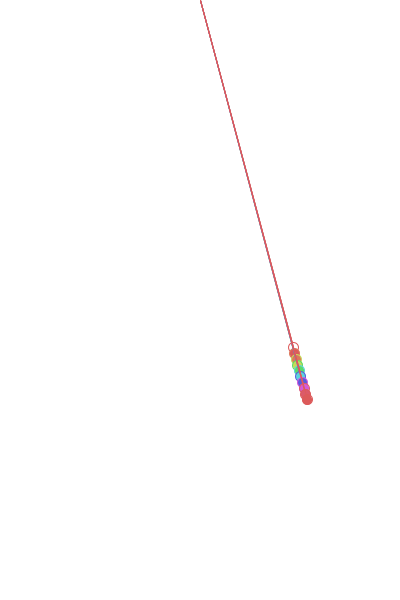
Frame 1 (no input)
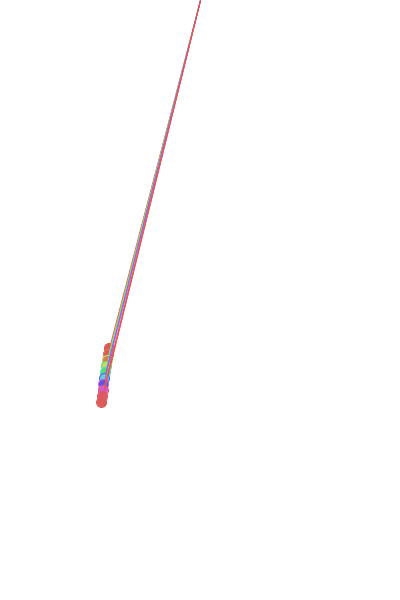
Frame 60 (the mouse pressed at the canvas centre just before this capture)
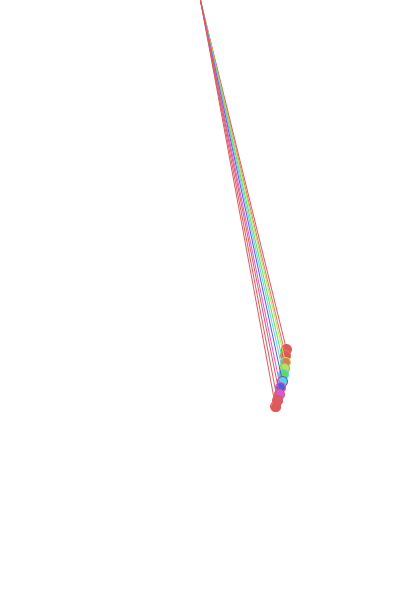
Frame 120 (the mouse held since frame 60 and released just before this capture)

The Processing sketch that drew these frames (run headless with seeded random() and noise(); from frame 60 on, the mouse is pressed at the canvas centre):

// Processing sketch: PendulumWaves
// ── PendulumWaves.pde
int N = 10;

float g = 9.8066;
float thetaMax = PI/12;
float phase = 0.0;

float t = 0;
float dt = 0.3;

void pendulum (float l, float H, float S, float B) {
  
  float theta = thetaMax * cos(sqrt(g/l) * t + phase);
  float x = l * sin(theta);
  float y = l * cos(theta);
  stroke(H, S, B);
  line(0, 0, x, y);
  circle(x, y, 10);
  fill(H, S, B);
}

void setup() {
  size(400, 600);
  scale(7);
  frameRate(120);
}

void draw() {
  translate(width/2, 0);
  background(255);
  colorMode(HSB);
  
  for (int i = 1; i < N + 1 ; i++) {
    pendulum(map(i, 1, N+1, height*60/100, height*70/100), map(i, 1, N, 0, 360) -30, 150, 220);
    
  }
  
  t = t + dt;

}


  
  
